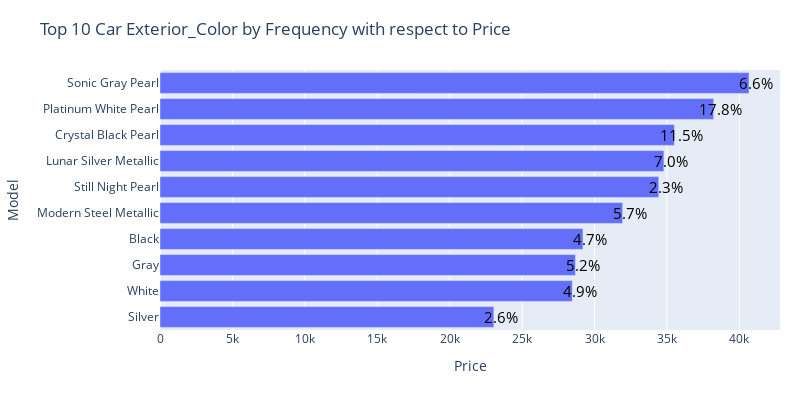

Notebook code cell kept with this figure:
### Code cell
import plotly.graph_objs as go
import pandas as pd

# create a dataframe of the top 5 car models by frequency and their mean price
top_models = df_mean_imputed['Exterior_Color'].value_counts().nlargest(10).index
cat_price = df_mean_imputed.groupby('Exterior_Color')['Price'].mean()[top_models]
df_top_models = pd.DataFrame({'Exterior_Color': cat_price.index, 'Price': cat_price.values})
df_top_models = df_top_models.sort_values(by='Price')

# create a horizontal bar plot using plotly
fig = go.Figure()
fig.add_trace(go.Bar(x=df_top_models['Price'], y=df_top_models['Exterior_Color'], orientation='h'))

# customize the layout of the plot
fig.update_layout(
    title='Top 10 Car Exterior_Color by Frequency with respect to Price',
    xaxis_title='Price',
    yaxis_title='Model',
    margin=dict(l=100, r=20, t=70, b=70),
    height=400,
    width=800,
)

# add percentage labels to each bar
for i, v in enumerate(df_top_models['Price']):
    fig.add_annotation(
        x=v+500,
        y=df_top_models.iloc[i]['Exterior_Color'],
        text='{:.1f}%'.format((df_mean_imputed['Exterior_Color'].value_counts(normalize=True)*100)[df_top_models.iloc[i]['Exterior_Color']]),
        showarrow=False,
        font=dict(size=15, color='black'),
    )

# show the plot
fig.show()

### Figure 1 — Plotly figure (JSON) as saved in the notebook; plotly's stock layout.template omitted (floating-point values rounded to 4 significant figures)
{"data": [{"orientation": "h", "type": "bar", "x": [23050.0, 28460.0, 28680.0, 29200.0, 31940.0, 34430.0, 34790.0, 35510.0, 38230.0, 40660.0], "y": ["Silver", "White", "Gray", "Black", "Modern Steel Metallic", "Still Night Pearl", "Lunar Silver Metallic", "Crystal Black Pearl", "Platinum White Pearl", "Sonic Gray Pearl"]}], "layout": {"annotations": [{"font": {"color": "black", "size": 15}, "showarrow": false, "text": "2.6%", "x": 23550.0, "y": "Silver"}, {"font": {"color": "black", "size": 15}, "showarrow": false, "text": "4.9%", "x": 28960.0, "y": "White"}, {"font": {"color": "black", "size": 15}, "showarrow": false, "text": "5.2%", "x": 29180.0, "y": "Gray"}, {"font": {"color": "black", "size": 15}, "showarrow": false, "text": "4.7%", "x": 29700.0, "y": "Black"}, {"font": {"color": "black", "size": 15}, "showarrow": false, "text": "5.7%", "x": 32440.0, "y": "Modern Steel Metallic"}, {"font": {"color": "black", "size": 15}, "showarrow": false, "text": "2.3%", "x": 34930.0, "y": "Still Night Pearl"}, {"font": {"color": "black", "size": 15}, "showarrow": false, "text": "7.0%", "x": 35290.0, "y": "Lunar Silver Metallic"}, {"font": {"color": "black", "size": 15}, "showarrow": false, "text": "11.5%", "x": 36010.0, "y": "Crystal Black Pearl"}, {"font": {"color": "black", "size": 15}, "showarrow": false, "text": "17.8%", "x": 38730.0, "y": "Platinum White Pearl"}, {"font": {"color": "black", "size": 15}, "showarrow": false, "text": "6.6%", "x": 41160.0, "y": "Sonic Gray Pearl"}], "height": 400, "margin": {"b": 70, "l": 100, "r": 20, "t": 70}, "title": {"text": "Top 10 Car Exterior_Color by Frequency with respect to Price"}, "width": 800, "xaxis": {"title": {"text": "Price"}}, "yaxis": {"title": {"text": "Model"}}}}
